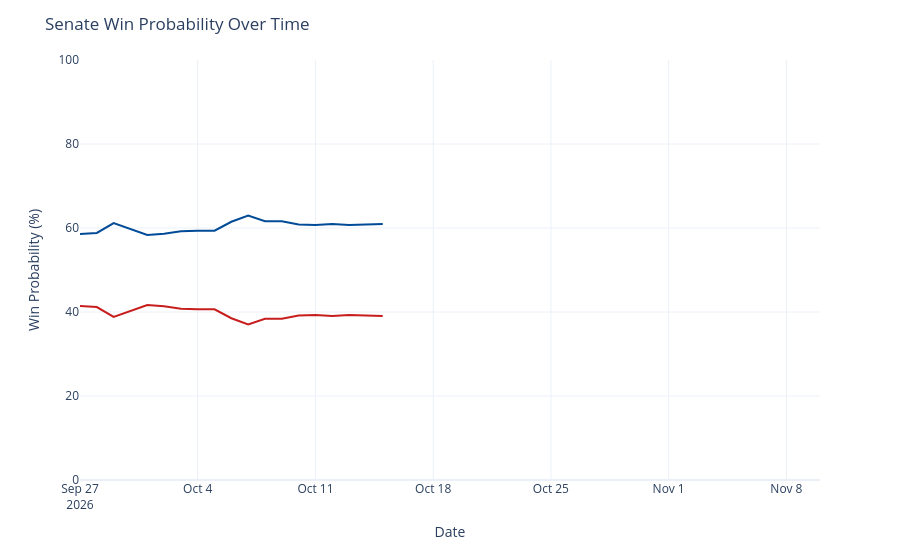

Write notebook code for a chart like this one.
### Code cell
chance_over_time = output_ts[(output_ts['geo'] == 'US Senate') &
                             (output_ts['type'] == 'chance')]
chance_over_time['rep_chance'] = chance_over_time['y'].map(lambda x: 100 - x)
chance_over_time = chance_over_time.rename({'y': 'Democrats', 'rep_chance': 'Republicans'}, axis=1)
chance_time_ser = px.line(chance_over_time, x='date', y=['Democrats', 'Republicans'], template='plotly_white',
                         color_discrete_map={'Democrats': '#004b97', 'Republicans': '#c71e1d'},)
chance_time_ser.update_traces(hovertemplate="%{y:.1f}%")
chance_time_ser.update_layout(
    xaxis=dict(range=[pd.to_datetime('2026-09-27'), pd.to_datetime('2026-11-10')]),
    yaxis=dict(range=[0, 100]),
    xaxis_title='Date',
    yaxis_title='Win Probability (%)',
    title=dict(text="Senate Win Probability Over Time"),
    hovermode="x",
    showlegend=False
)
chance_time_ser

### Figure 1 — Plotly figure (JSON) as saved in the notebook; plotly's stock layout.template omitted (floating-point values rounded to 4 significant figures)
{"data": [{"hovertemplate": "%{y:.1f}%", "legendgroup": "Democrats", "line": {"color": "#004b97", "dash": "solid"}, "marker": {"symbol": "circle"}, "mode": "lines", "name": "Democrats", "orientation": "v", "showlegend": true, "type": "scatter", "x": ["2026-09-27", "2026-09-28", "2026-09-29", "2026-09-30", "2026-10-01", "2026-10-02", "2026-10-03", "2026-10-04", "2026-10-05", "2026-10-06", "2026-10-07", "2026-10-08", "2026-10-09", "2026-10-10", "2026-10-11", "2026-10-12", "2026-10-13", "2026-10-15"], "xaxis": "x", "y": [58.6, 58.83, 61.17, 59.8, 58.36, 58.64, 59.21, 59.34, 59.36, 61.49, 62.99, 61.61, 61.59, 60.85, 60.69, 60.92, 60.74, 60.95], "yaxis": "y"}, {"hovertemplate": "%{y:.1f}%", "legendgroup": "Republicans", "line": {"color": "#c71e1d", "dash": "solid"}, "marker": {"symbol": "circle"}, "mode": "lines", "name": "Republicans", "orientation": "v", "showlegend": true, "type": "scatter", "x": ["2026-09-27", "2026-09-28", "2026-09-29", "2026-09-30", "2026-10-01", "2026-10-02", "2026-10-03", "2026-10-04", "2026-10-05", "2026-10-06", "2026-10-07", "2026-10-08", "2026-10-09", "2026-10-10", "2026-10-11", "2026-10-12", "2026-10-13", "2026-10-15"], "xaxis": "x", "y": [41.4, 41.17, 38.83, 40.2, 41.64, 41.36, 40.79, 40.66, 40.64, 38.51, 37.01, 38.39, 38.41, 39.15, 39.31, 39.08, 39.26, 39.05], "yaxis": "y"}], "layout": {"hovermode": "x", "legend": {"title": {"text": "variable"}, "tracegroupgap": 0}, "margin": {"t": 60}, "showlegend": false, "title": {"text": "Senate Win Probability Over Time"}, "xaxis": {"anchor": "y", "domain": [0, 1], "range": ["2026-09-27T00:00:00", "2026-11-10T00:00:00"], "title": {"text": "Date"}}, "yaxis": {"anchor": "x", "domain": [0, 1], "range": [0, 100], "title": {"text": "Win Probability (%)"}}}}
